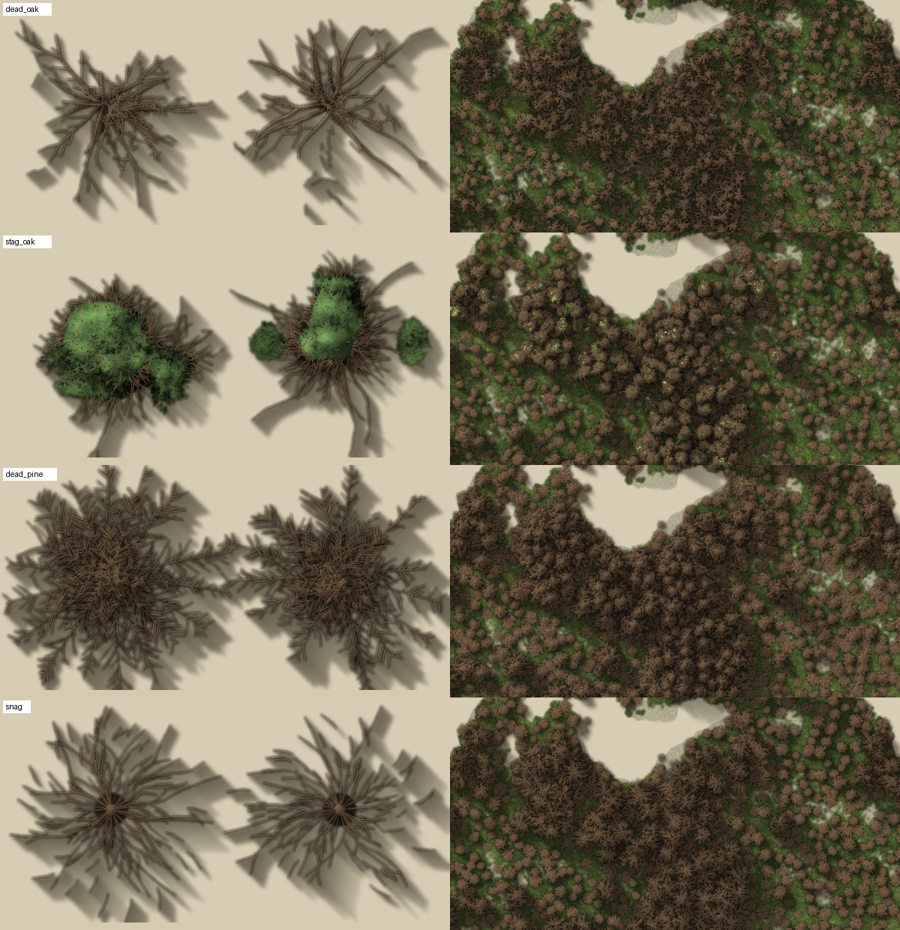
#> input picture non-essential/research/results/dead_now_a.png, 900 x 930 px
$ python -i diagnose.py   (imports and definitions only)
#> lines starting #> are read from the running program, lines starting #| are printed output that depends on the picture
### non-essential/research/scripts/canopy_metrics.py
"""Image statistics for comparing aerial forest patches with our renders. numpy and PIL only.
features(rgb) takes an HxWx3 float array in 0..255 and returns a dict of named vectors."""
import numpy as np


def to_lab(rgb):
    c = rgb / 255.0
    c = np.where(c > 0.04045, ((c + 0.055) / 1.055) ** 2.4, c / 12.92)
    m = np.array([[0.4124, 0.3576, 0.1805], [0.2126, 0.7152, 0.0722], [0.0193, 0.1192, 0.9505]])
    xyz = c @ m.T / np.array([0.95047, 1.0, 1.08883])
    f = np.where(xyz > 0.008856, np.cbrt(xyz), 7.787 * xyz + 16 / 116)
    return np.stack([116 * f[..., 1] - 16, 500 * (f[..., 0] - f[..., 1]), 200 * (f[..., 1] - f[..., 2])], -1)


# [47 lines left out: functions blur, label_sizes, kmeans, not called in this run]


QS = np.linspace(0.05, 0.95, 10)
RADII = [1, 2, 3, 4, 6, 8, 12, 16]


# [90 lines left out: functions features, crop_patches, not called in this run]


def stack(fs):
    return {k: np.stack([f[k] for f in fs]) for k in fs[0]}


WEIGHTS = {'separation': 2.0, 'bands': 2.0, 'blobs': 2.0, 'chroma_link': 1.5, 'texture': 2.0, 'autocorr': 2.0, 'edges': 1.5, 'dark_share': 1.5, 'canopy_share': 1.5, 'cluster_centres': 1.5, 'dark_gap_sizes': 1.5}


# [14 lines left out: function distance, not called in this run]

### non-essential/research/scripts/match_species.py
"""Tunes a species preset against aerial patches. Usage:
  match_species.py baseline|tune species_key
Reads patches from research/satellite, renders with forest-cli, and writes results to research/satellite/match/."""
import json, os, subprocess, sys, copy
import numpy as np
from PIL import Image
sys.path.insert(0, os.path.dirname(__file__))
import canopy_metrics as cm

ROOT = os.path.join(os.path.dirname(__file__), "..", "..", "..")
SAT = os.path.join(ROOT, "non-essential", "research", "satellite")
OUT = os.path.join(SAT, "match")
CLI = os.environ.get("CLI") or os.path.join(ROOT, "target", "release", "forest-cli.exe")
TAG = os.environ.get("TAG", "")
os.makedirs(OUT, exist_ok=True)
PATCH = 256
# One map pixel is this many metres. 100% forest size (scale 1) is the base size: a temperate broadleaf crown of about
# 6 m radius is 13.5 px (the middle of the default 10 to 17), so every theme is tuned with this fixed scale.
MPP = float(os.environ.get("MPP", 0.45))
K = 1.0 / MPP
TEMPLATE = os.environ.get("TEMPLATE")  # a project json to borrow the field layout from

# preset, conifer?, reference scenes (site__date) with a crop count each
SPECIES = {
    "bamboo": dict(preset="bamboo", needles=False, scenes=[("bambooJP_nagA", 1), ("bambooJP_nagB", 1), ("bambooJP_araA", 1), ("bambooJP_araB", 1)]),
    "aspen": dict(preset="quaking_aspen", needles=False, scenes=[("aspenCO_4__2019-09-13", 2), ("aspenCO_4__2021-09-06", 1), ("aspenCO_4__2015-09-11", 1), ("aspenB_41__2015-09-10", 1), ("aspenB_41__2019-09-13", 1), ("aspenB_42__2021-09-06", 2), ("aspenB_42__2013-09-24", 1)]),
    "pine": dict(preset="small_pine", needles=True, scenes=[("pineOR_17__2014-06-30", 2), ("pineOR_17__2020-06-25", 1), ("pineAZ_12__2013-06-19", 1), ("pineSD_14__2016-09-11", 1), ("pineSD_15__2018-07-31", 1)]),
    "dfir": dict(preset="douglas_fir", needles=True, scenes=[("dfirOR_19__2016-07-26", 2), ("dfirOR_19__2020-07-25", 1), ("dfirOR_20__2020-07-20", 1), ("dfirWA_22__2015-08-18", 1), ("dfirWA_22__2017-08-22", 1)]),
}


# [6 lines left out: function scene_path, not called in this run]


def real_patches(key):
    rng = np.random.default_rng(7)
    out = []
    for tag, n in SPECIES[key]["scenes"]:
        img = np.asarray(Image.open(scene_path(tag)).convert("RGB"))
        for p in cm.crop_patches(img, PATCH, n, rng):
            out.append(p.astype(np.float64))
    return out


# [6 lines left out: function base_project, not called in this run]


# the knobs the search moves: name -> (low, high, start)
KNOBS = {
    "scale": (0.1, 0.6, 0.2),
    "crown_max": (6, 32, 17),
    "canopy_cover": (0.15, 1.0, 0.7),
    "gaps": (0.0, 1.0, 0.2),
    "gap_size": (5, 60, 20),
    "shrub_density": (0.0, 2.0, 0.5),
    "grass_density": (0.0, 2.0, 0.5),
    "haze_opacity": (0.0, 0.4, 0.1),
    "gain": (0.6, 1.8, 1.0),
    "gamma": (0.3, 1.6, 1.0),
    "crown_tone": (0.0, 0.5, 0.1),
    "crown_shade": (0.0, 1.0, 0.2),
    "height_var": (0.0, 2.0, 1.0),
    "mottling": (0.0, 3.0, 1.0),
    "tint_r": (0.9, 1.1, 1.0),
    "tint_g": (0.9, 1.1, 1.0),
    "tint_b": (0.9, 1.1, 1.0),
    "shadow_length": (0.1, 2.0, 0.8),
    "elevation": (20, 80, 50),
    "shadow_softness": (0.3, 2.5, 1.0),
    "ground_dark": (0.2, 1.0, 0.6),
    "smooth": (0.0, 0.0, 0.0),
    "weave": (0.0, 1.0, 0.6),
    "crown_tone_size": (10, 200, 28),
    "cluster_tone": (0.0, 3.0, 1.0),
    "crown_var": (0.0, 1.5, 0.35),
    "depth_strength": (0.0, 2.0, 1.0),
    "mottle_size": (4, 80, 14),
    "tree_lean": (0.0, 2.0, 0.5),
    "dappled": (0.0, 1.5, 0.4),
    "variety": (0.0, 4.0, 2.0),
    "canopy_patch_size": (8, 600, 120),
    "shade_radius": (4, 40, 14),
}


# [36 lines left out: functions ramp_from_real, build, not called in this run]


SUPER = int(os.environ.get("SUPER", 2))
SENSOR_BLUR = float(os.environ.get("SENSOR_BLUR", 0.3))  # aerial imagery is soft; renders get the same softness before they are compared


# [33 lines left out: functions render, composite, ground_colour, not called in this run]


RAMP = {}


# [8 lines left out: function score, not called in this run]


def start_knobs():
    return {n: v[2] for n, v in KNOBS.items()}


# [34 lines left out: function main, not called in this run]


# [2 lines that do not run on import are left out]

### non-essential/research/scripts/diagnose.py
"""Where do tuned renders still differ from aerial patches? Structural statistics, real against ours.
Usage: diagnose.py species"""
import json, os, sys
import numpy as np
sys.path.insert(0, os.path.dirname(__file__))
import match_species as m
import canopy_metrics as cm

key = sys.argv[1]
# [1 line not run here, left out]
# [1 line that did not run here, left out]
# [1 line that did not run here, left out]
# [1 line that did not run here, left out]
# [1 line that did not run here, left out]


def lum(img):
    return cm.to_lab(img)[..., 0]


# [68 lines left out: functions spectrum, slope, gap_exponent, lacunarity, chroma_vs_l, sun_asymmetry, not called in this run]


def crown_tone_scales(img):
    """Share of brightness variance at fine, crown and stand scale."""
    L = lum(img)
    a, b, c = cm.blur(L, 1.0), cm.blur(L, 4.0), cm.blur(L, 16.0)
    f, cr, st = (L - a).var(), (a - b).var(), (b - c).var()
    t = f + cr + st
    return np.array([f, cr, st]) / t, np.array([f, cr, st])


# [5 lines left out: function table, not called in this run]


# [9 lines not run here, left out]


# [13 lines left out: function hue_stats, not called in this run]


# [2 lines not run here, left out]


# [38 lines left out: functions peaks, point_pattern, blob_shapes, not called in this run]


# [2 lines not run here, left out]

>>> import cv2
>>> picture = cv2.imread('../results/dead_now_a.png', cv2.IMREAD_GRAYSCALE)
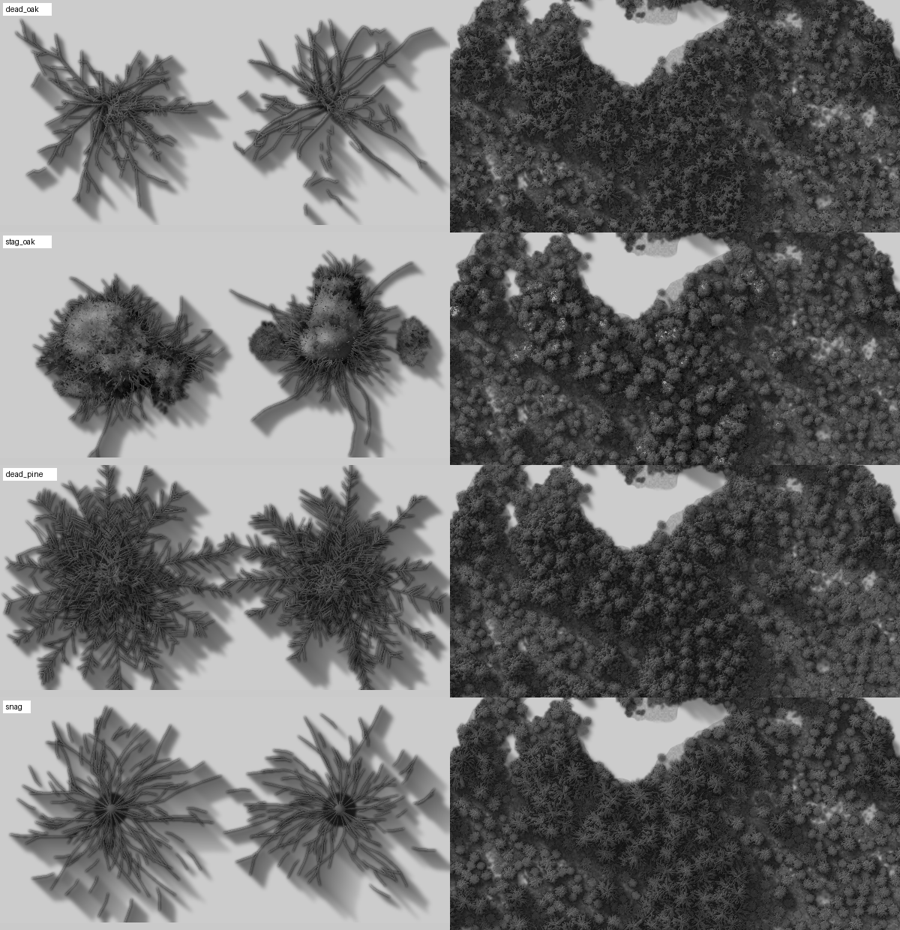
#> picture: shape (930, 900); min 0, max 255, mean 110.3
>>> result = crown_tone_scales(picture)
#> in to_lab, `c = np.where(c > 0.04045, ((c + 0.055) / 1.055) ** 2.4, c / 12.92)`:
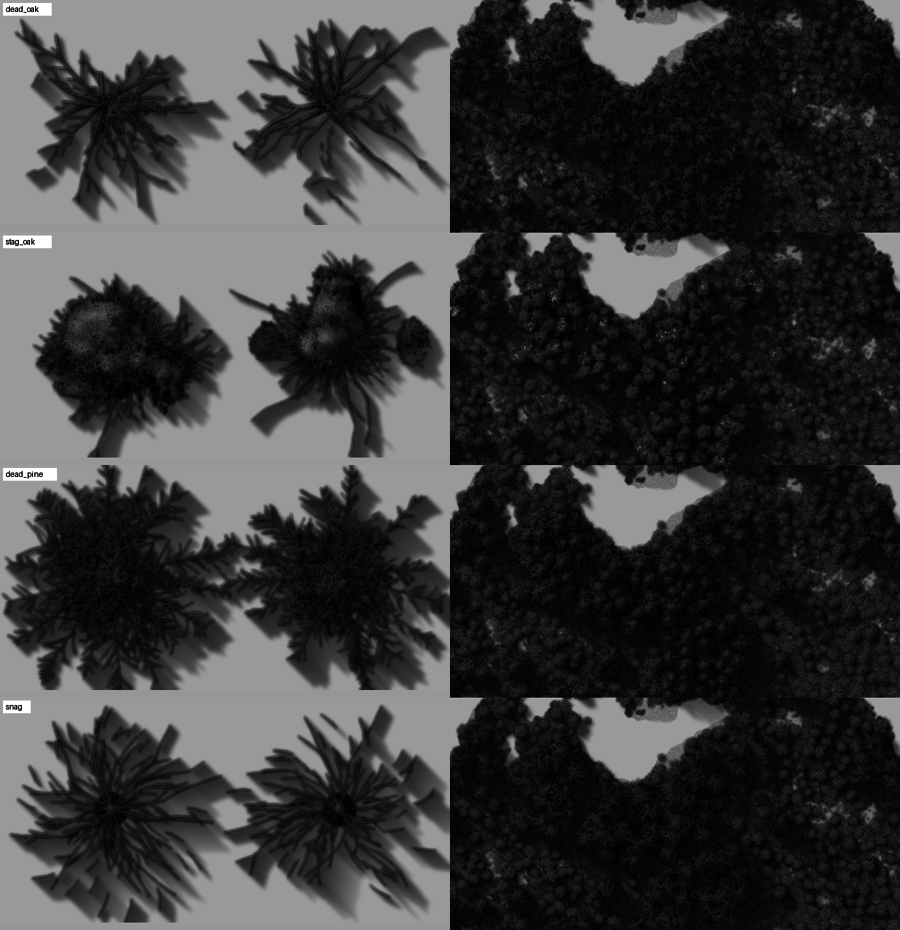
#> c: shape (930, 900) float64; min 0, max 1, mean 0.229
#> (the run stopped early here; a loop or call above may not have finished)
